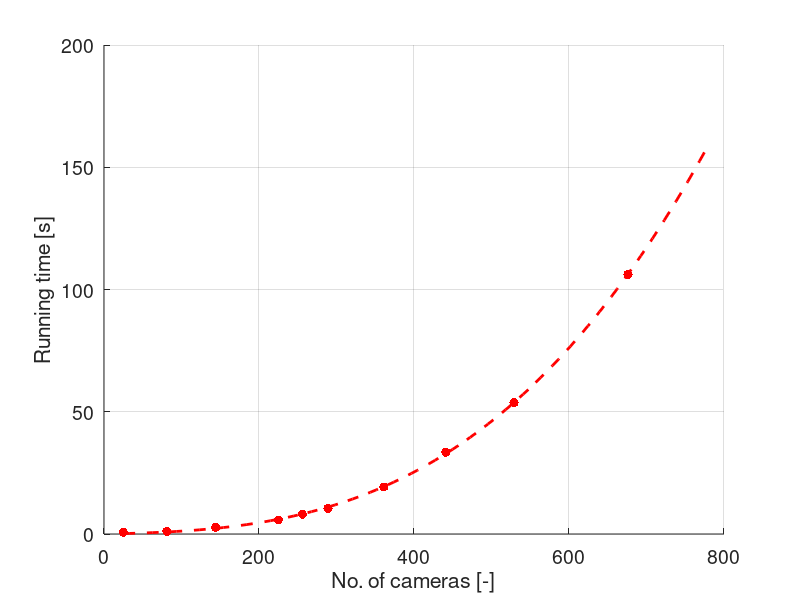

Here is the MATLAB script that generated this plot:
x = [25, 81, 144, 225, 256, 289, 361, 441, 529, 676]';
y = [0.748 1.093 2.7 5.76 8.114 10.501 19.257 33.462 53.69000 106.169]';

pNs = x*9; % no of unknowns


A = [x x.^2, x.^3];
coeff = A\y;
f = @(x) coeff(1).*x + coeff(2).*x.^2 + coeff(3).*x.^3;
X = linspace(min(x), max(x)+100, 100);


figure(1); clf; hold on;
plot(x, y, 'r.', 'MarkerSize', 20);
plot(X, f(X), 'r--', 'LineWidth', 2);
xlabel("No. of cameras [-]");
ylabel("Running time [s]");
set(gca, 'FontSize', 14);
grid on;

sol = fzero(@(x) f(x) - 3600/2, 1000);
fprintf("%.1f cameras take 0.5 hour\n", round(sol));

sol = fzero(@(x) f(x) - 3600, 1000);
fprintf("%.1f cameras take 1 hour\n", round(sol));

sol = fzero(@(x) f(x) - 3600*6, 1000);
fprintf("%.1f cameras take 6 hour\n", round(sol));

sol = fzero(@(x) f(x) - 3600*24, 1000);
fprintf("%.1f cameras take 24 hour\n", round(sol));